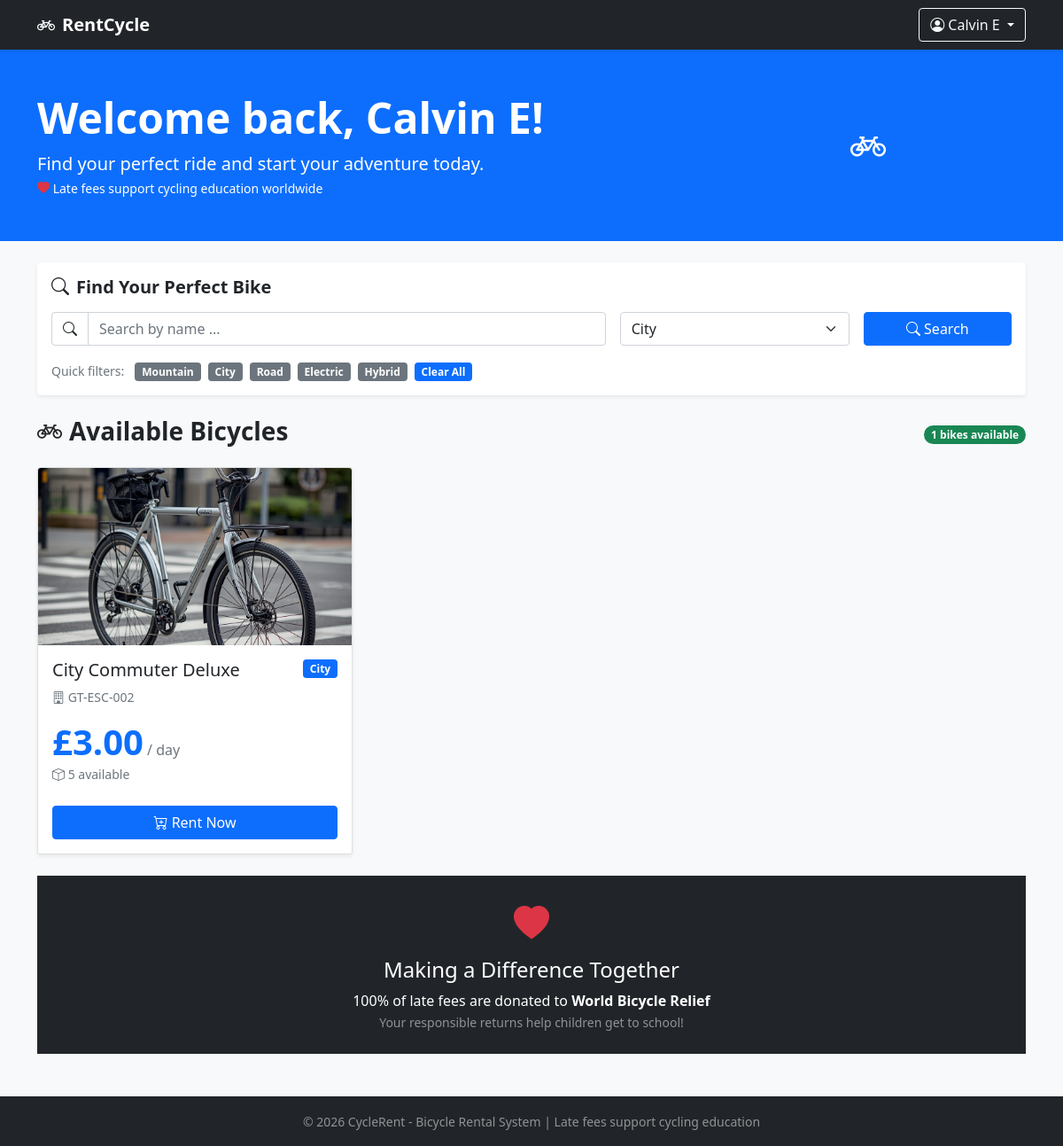
/user/dashboard.php?category=City (signed in), run on the app's committed database.
### tables this page shows
CREATE TABLE bicycles (
    bike_id int(11) NOT NULL AUTO_INCREMENT,  
    name varchar(100) NOT NULL,
    category varchar(50) NOT NULL,
    serial_number varchar(100) DEFAULT NULL,
    price_per_day decimal(10,2) DEFAULT '10.00',
    quantity int(11) DEFAULT '1',
    created_at timestamp DEFAULT CURRENT_TIMESTAMP,
    PRIMARY KEY (bike_id),   
    UNIQUE KEY serial_number (serial_number)
);

### user/dashboard.php (the view, shortened to what this page needs)
<?php
require_once __DIR__ . '/../config/connection.php';
$search = isset($_GET['search']) ? mysqli_real_escape_string($db, $_GET['search']) : '';
$category = isset($_GET['category']) ? mysqli_real_escape_string($db, $_GET['category']) : '';
$bikes_sql = "SELECT * FROM bicycles WHERE quantity > 0";
if (!empty($category)) {
    $bikes_sql .= " AND category = '$category'";
}
$bikes_sql .= " ORDER BY name ASC";
$available_bikes = $db->query($bikes_sql);
function getBikeImage($category) {
    $imageMap = [
        'Mountain' => 'mountain_bike.jpg',
        'City' => 'city_bike.jpg',
        'Road' => 'road_bike.jpg',
        'Electric' => 'electric_bike.jpg',
        'Hybrid' => 'hybrid_bike.jpg',
        'Kids' => 'kids_bike.jpg',
        'Cruiser' => 'cruiser_bike.jpg'
    ];
    $filename = isset($imageMap[$category]) ? $imageMap[$category] : 'default_bike.jpg';
    return '../assets/images/bikes/' . $filename;
}
?>
<!DOCTYPE html>
<html lang="en">
<head>
    <link href="https://cdn.jsdelivr.net/npm/bootstrap@5.1.3/dist/css/bootstrap.min.css" rel="stylesheet">
    <link rel="stylesheet" href="https://cdn.jsdelivr.net/npm/bootstrap-icons@1.11.0/font/bootstrap-icons.css">
</head>
<body class="bg-light">
<nav class="navbar navbar-dark bg-dark sticky-top shadow-sm">
    <div class="container">
        <a class="navbar-brand fw-bold" href="#">
            <i class="bi bi-bicycle me-2"></i>RentCycle
        </a>
        <div class="dropdown">
            <button class="btn btn-outline-light dropdown-toggle" type="button" data-bs-toggle="dropdown">
                <i class="bi bi-person-circle"></i> <?php echo $_SESSION['fullname']; ?>
            </button>
        </div>
    </div>
</nav>
<div class="bg-primary text-white py-5 mb-4">
    <div class="container">
        <div class="row align-items-center">
            <div class="col-lg-8">
                <h1 class="display-5 fw-bold">Welcome back, <?php echo $_SESSION['fullname']; ?>!</h1>
                <p class="lead mb-0">Find your perfect ride and start your adventure today.</p>
                <small><i class="bi bi-heart-fill text-danger"></i> Late fees support cycling education worldwide</small>
            </div>
            <div class="col-lg-4 text-center d-none d-lg-block">
                <i class="bi bi-bicycle fs-1"></i>
            </div>
        </div>
    </div>
</div>
<div class="container">
    <div class="card shadow-sm border-0 rounded-4 mb-4">
        <div class="card-body">
            <h5 class="mb-3 fw-bold">
                <i class="bi bi-search me-2"></i>Find Your Perfect Bike
            </h5>
            <form method="GET" action="" class="mb-3">
                <div class="row g-3">
                    <div class="col-md-7">
                        <div class="input-group">
                            <span class="input-group-text bg-white"><i class="bi bi-search"></i></span>
                            <input type="text" name="search" class="form-control"
                                   placeholder="Search by name ..."
                                   value="<?php echo htmlspecialchars($search); ?>">
                        </div>
                    </div>
                    <div class="col-md-3">
                        <select name="category" class="form-select">
                            <option value="City" <?php echo $category == 'City' ? 'selected' : ''; ?>>City</option>
                        </select>
                    </div>
                    <div class="col-md-2">
                        <button type="submit" class="btn btn-primary w-100">
                            <i class="bi bi-search"></i> Search
                        </button>
                    </div>
                </div>
            </form>
            <div>
                <span class="text-muted small me-2">Quick filters:</span>
                <a href="?category=Mountain" class="badge bg-secondary text-decoration-none me-1">Mountain</a>
                <a href="?category=City" class="badge bg-secondary text-decoration-none me-1">City</a>
                <a href="?category=Road" class="badge bg-secondary text-decoration-none me-1">Road</a>
                <a href="?category=Electric" class="badge bg-secondary text-decoration-none me-1">Electric</a>
                <a href="?category=Hybrid" class="badge bg-secondary text-decoration-none me-1">Hybrid</a>
                <a href="?" class="badge bg-primary text-decoration-none">Clear All</a>
            </div>
        </div>
    </div>
    <div class="d-flex justify-content-between align-items-center mb-3">
        <h3 class="fw-bold">
            <i class="bi bi-bicycle me-2"></i>Available Bicycles
        </h3>
        <span class="badge bg-success rounded-pill"><?php echo $available_bikes ? $available_bikes->num_rows : 0; ?> bikes available</span>
    </div>
    <div class="row">
        <?php if($available_bikes && $available_bikes->num_rows > 0): ?>
            <?php while($bike = $available_bikes->fetch_assoc()): ?>
            <div class="col-lg-4 col-md-6 mb-4">
                <div class="card h-100 shadow-sm">
                    <img src="<?php echo getBikeImage($bike['category']); ?>"
                         class="card-img-top"
                         style="height: 200px; object-fit: cover;"
                         alt="<?php echo $bike['name']; ?>">
                    <div class="card-body">
                        <div class="d-flex justify-content-between align-items-start">
                            <h5 class="card-title mb-0"><?php echo $bike['name']; ?></h5>
                            <span class="badge bg-primary"><?php echo $bike['category']; ?></span>
                        </div>
                        <p class="card-text text-muted small mt-2">
                            <i class="bi bi-building"></i> <?php echo $bike['serial_number'] ?: 'Model Number'; ?>
                        </p>
                        <div class="mt-3">
                            <span class="display-6 text-primary fw-bold">£<?php echo number_format($bike['price_per_day'], 2); ?></span>
                            <span class="text-muted">/ day</span>
                            <div>
                                <small class="text-muted">
                                    <i class="bi bi-box"></i> <?php echo $bike['quantity']; ?> available
                                </small>
                            </div>
                        </div>
                    </div>
                    <div class="card-footer bg-white border-0 pb-3">
                        <button class="btn btn-primary w-100" data-bs-toggle="modal" data-bs-target="#rentModal<?php echo $bike['bike_id']; ?>">
                            <i class="bi bi-cart-plus"></i> Rent Now
                        </button>
                    </div>
                </div>
            </div>
            <?php endwhile; ?>
        <?php endif; ?>
    </div>
    <div class="bg-dark text-white rounded-4 p-4 text-center mb-5">
        <i class="bi bi-heart-fill text-danger fs-1"></i>
        <h4 class="mt-2">Making a Difference Together</h4>
        <p class="mb-0">100% of late fees are donated to <strong>World Bicycle Relief</strong></p>
        <small class="text-white-50">Your responsible returns help children get to school!</small>
    </div>
</div>
<footer class="bg-dark text-white-50 text-center py-3 mt-4">
        <div class="container">
            <small>&copy; 2026 CycleRent - Bicycle Rental System | Late fees support cycling education</small>
        </div>
</footer>
</body>
</html>

### data on the page
bicycles: name "City Commuter Deluxe", category "City", serial_number "GT-ESC-002", price_per_day "3.00", quantity "5"

### other printed values
$_SESSION['fullname'] "Calvin E"
$available_bikes->num_rows "1"
